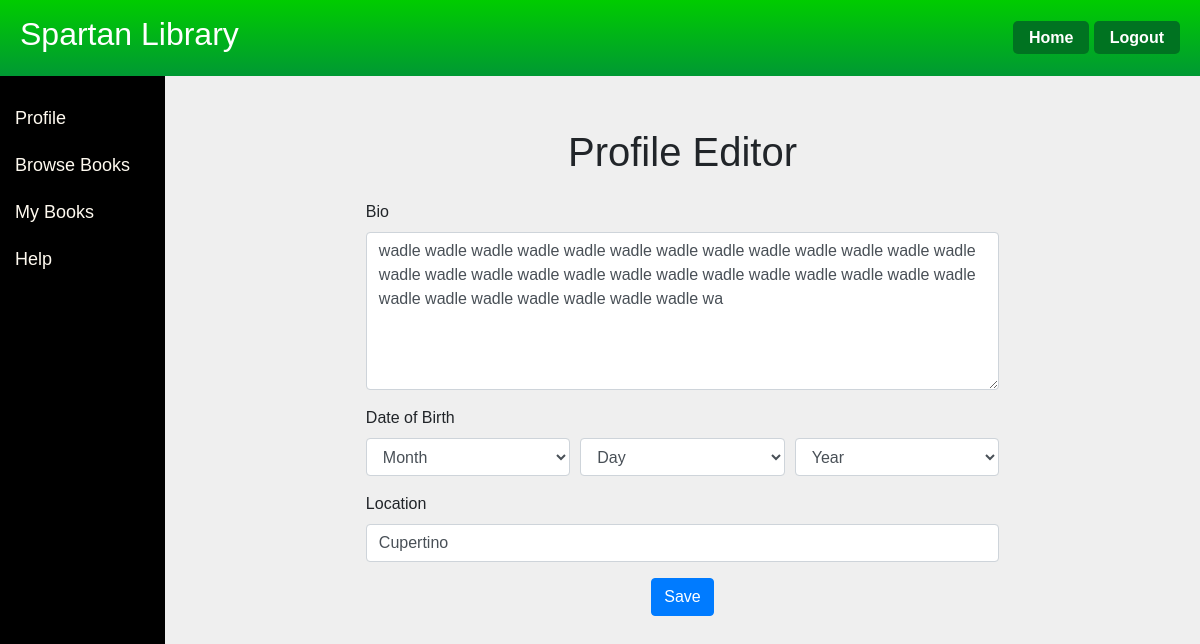
/profile_edit (signed in), run on the app's committed database.
### app/models.py (models this page shows, shortened)
class User(db.Model, UserMixin):
    id = db.Column(db.Integer, primary_key = True)
    first = db.Column(db.String)
    last = db.Column(db.String)
    email = db.Column(db.String(32), unique=True)
    username = db.Column(db.String, unique=True)
    password = db.Column(db.String(200))
    role = db.Column(db.String(10))
    bio = db.Column(db.String)
    dob = db.Column(db.String)
    location = db.Column(db.String)
    books_checked_out = db.relationship('Book', secondary=user_books, backref=db.backref('checked_out_by', lazy='dynamic'))

### app/routes.py (the view)
@main.route('/profile_edit', methods=['POST', 'GET'])
@login_required
def profile_edit():
    current_form = ProfileEditForm()
    errorMessage = ''
    user = User.query.filter_by(username=current_user.username).first()
    if current_form.validate_on_submit():
        if len(current_form.bio.data) > 200:
            errorMessage = 'Bio is too long! (Max characters is 200)'
        else:
            dob_combined = f"{current_form.dob_year.data}-{current_form.dob_month.data}-{current_form.dob_day.data}"
            user.dob = dob_combined
            user.location = current_form.location.data
            user.bio = current_form.bio.data
            db.session.commit()
            return redirect('/profile')
    elif request.method == 'GET':
        if user.dob:
            dob_parts = user.dob.split('-')
            current_form.dob_year.data = dob_parts[0]
            current_form.dob_month.data = dob_parts[1]
            current_form.dob_day.data = dob_parts[2]
        current_form.location.data = user.location
        current_form.bio.data = user.bio
    return render_template('profile_edit.html', form=current_form, error=errorMessage, role=current_user.role)

### app/forms.py
class ProfileEditForm(FlaskForm):
    bio = TextAreaField('Bio', validators=[DataRequired(), Length(max=200)])
    dob_day = SelectField('Day', choices=[('', 'Day')] + [(str(day), str(day)) for day in range(1, 32)], validators=[DataRequired()])
    dob_month = SelectField('Month', choices=[('', 'Month')] + [(str(i), calendar.month_name[i]) for i in range(1, 13)], validators=[DataRequired()])
    dob_year = SelectField('Year', choices=[('', 'Year')] + [(str(year), str(year)) for year in range(1950, 2051)], validators=[DataRequired()])
    location = StringField('Location')
    submit = SubmitField('Save')

### app/models.py (called while the page is built)
@login.user_loader
def load_user(id):
    return User.query.get(int(id))

### app/templates/profile_edit.html (shortened to what this page needs)
{% extends "home.html" %}
{% block mycontent %}
<div class="container mt-5">
    <div class="row">
        <div class="col-md-8 offset-md-2">
            <h1 class="text-center mb-4">Profile Editor</h1>
            <form action="" method="POST" novalidate>
                <div class="form-group">
                    {{ form.bio.label(class="form-label") }}
                    {{ form.bio(class="form-control", rows=6) }}
                </div>
                <div class="form-group">
                    <label class="form-label">Date of Birth</label>
                    <div class="form-row">
                        <div class="col">
                            <select class="form-control" name="dob_month">
                                <option value="">Month</option>
                            </select>
                        </div>
                        <div class="col">
                            <select class="form-control" name="dob_day">
                                <option value="">Day</option>
                            </select>
                        </div>
                        <div class="col">
                            <select class="form-control" name="dob_year">
                                <option value="">Year</option>
                            </select>
                        </div>
                    </div>
                </div>
                <div class="form-group">
                    {{ form.location.label(class="form-label") }}
                    {{ form.location(class="form-control") }}
                </div>
                <div class="form-group text-center">
                    {{ form.submit(class="btn btn-primary") }}
                </div>
            </form>
        </div>
    </div>
</div>
{% endblock %}

### app/templates/home.html (style rules this page uses)
body, html { margin: 0; padding: 0; font-family: 'Cambria', sans-serif; background-color: #efefef; height: 100%; overflow: auto; }

### data on the page
User: bio "wadle wadle wadle wadle wadle wadle wadle wadle wadle wadle wadle wadle wadle wadle wadle wadle wadle wadle wadle wadle wadle wadle wadle wadle wadle wadle wadle wadle wadle wadle wadle wadle wadle wa", location "Cupertino"
